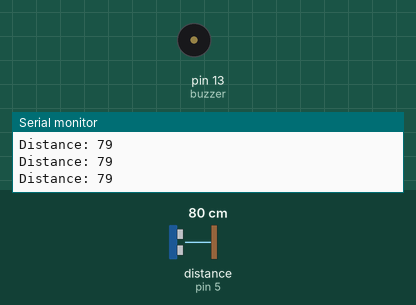
A sketch run on a simulated Arduino Uno, built with avr-gcc and run on an emulated ATmega328P. On the bench: buzzer (waves = sounding, pin HIGH), the last lines printed to the serial monitor. Wiring (inferred from the names in the program): ultrasonic range finder: trigger pin 6; echo pin 5. Inputs (shaded band) come from the test bench; at power-on: distance to the obstacle (sensor on pin 5) 80 cm. The echo pulse lasts 58.3 µs per cm; pins used as bus, display or sensor lines are not drawn.

Above: at 1.2 s.
1.3 s: distance to the obstacle (sensor on pin 5) set to 13 cm
2.8 s: distance to the obstacle (sensor on pin 5) set to 10 cm
At 4.0 s:
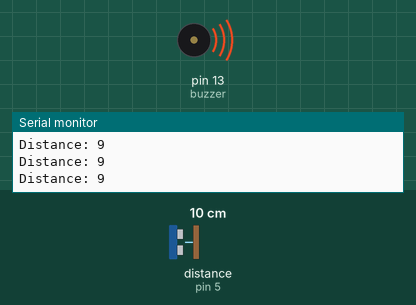
4.3 s: distance to the obstacle (sensor on pin 5) set to 18 cm
At 5.4 s:
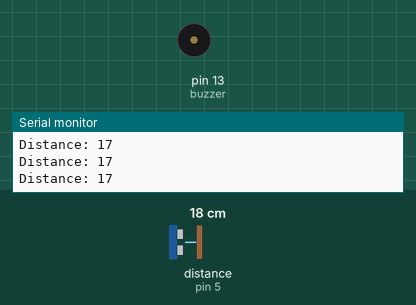
Timing chart, 0 to 7.3 s (numbered marks = the images above; inputs shaded):
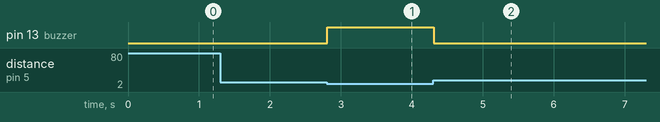

The sketch:

us1.ino
```cpp
// Smart Stick for Blind peoples //
const int trigPin = 6;
const int echoPin = 5;
const int buzzer = 13;
const int motorPin = 6;
long duration;
int distance;
int safetyDistance;
void setup() {
pinMode(trigPin, OUTPUT);
pinMode(echoPin, INPUT);
pinMode(buzzer, OUTPUT);
pinMode(motorPin, OUTPUT);
Serial.begin(9600);
}
void loop() {
digitalWrite(trigPin, LOW);
delayMicroseconds(2);
digitalWrite(trigPin, HIGH);
delayMicroseconds(10);
digitalWrite(trigPin, LOW);
duration = pulseIn(echoPin, HIGH);
distance= duration*0.034/2;
safetyDistance = distance;
if (safetyDistance <= 10){
  digitalWrite(buzzer, HIGH);
  digitalWrite(motorPin, HIGH);
}
else{
  digitalWrite(buzzer, LOW);
  digitalWrite(motorPin, LOW);
}
Serial.print("Distance: ");
Serial.println(distance);
}
```

Measured:
- the behaviour switches between 12 and 11 cm on distance to the obstacle (sensor on pin 5) (found by bisection; images 0 and 1)
- after the input at 2.8 s, pin 13 (buzzer): LOW → HIGH at once
- after the input at 4.3 s, pin 13 (buzzer): HIGH → LOW at once
